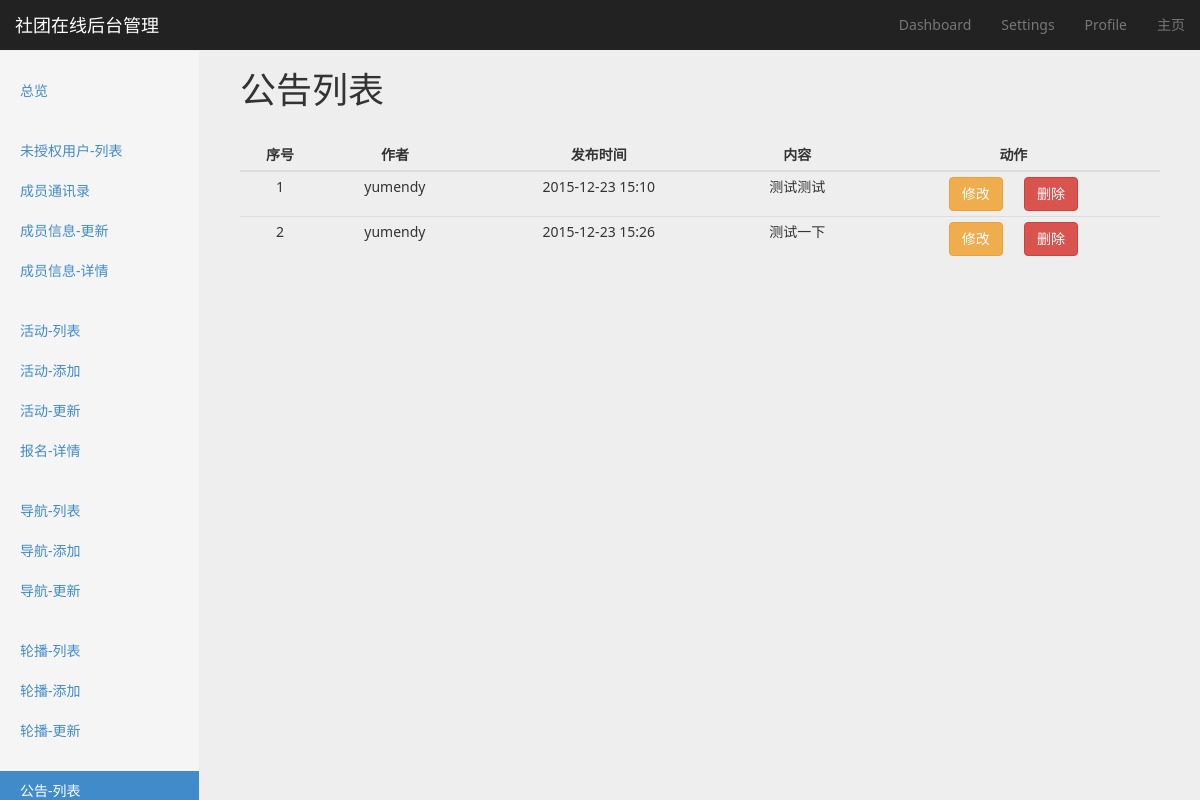
Before: /announcement/list/ with the older database file.
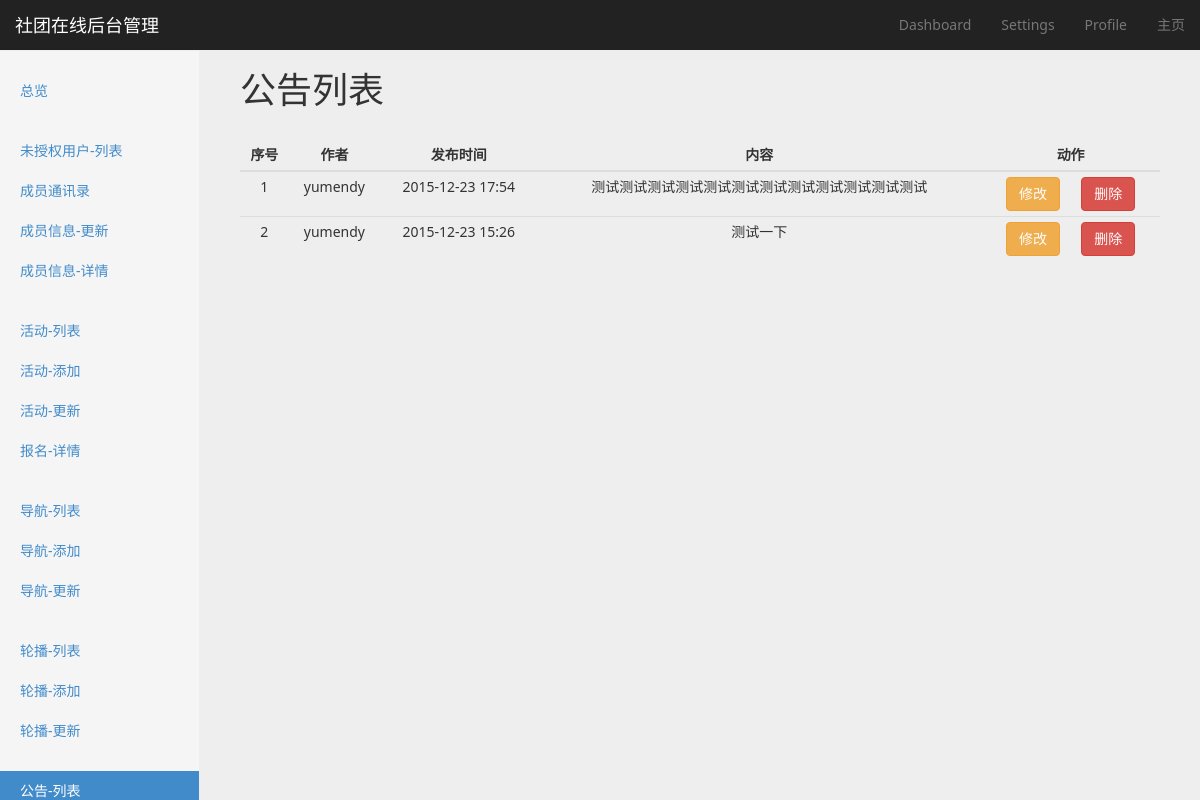
After: the same page with the newer database file.
### announcement/models.py (models this page shows, shortened)
class Announcement(models.Model):
    content = models.TextField()
    author = models.ForeignKey(User)
    create_time = models.DateTimeField(auto_now=True)

### announcement/views.py (the view)
class AnnouncementListView(BaseMixin, ListView):
    model = Announcement
    context_object_name = 'announcement_list'
    def get_context_data(self, *args, **kwargs):
        context = super(AnnouncementListView, self).get_context_data(*args, **kwargs)
        context['active_page'] = 'announcement-list'
        return context

### utils/common_mixin.py (called while the page is built)
    def get_context_data(self, *args, **kwargs):
        context = super(BaseMixin, self).get_context_data(**kwargs)
        context['COMMUNITY_NAME'] = COMMUNITY_NAME
        context['COMMUNITY_DESCRIPTION'] = COMMUNITY_DESCRIPTION
        context['PAGE_NUMBER'] = PAGE_NUMBER
        return context

### templates/announcement/announcement_list.html (shortened to what this page needs)
{% extends 'website/backend/settings/settings_base.html' %}
{% block option-title %}
    公告列表
{% endblock %}
{% block content %}
    <div class="col-md-12">
        <table class="table table-hover table-responsive table-condensed dashboard-table">
            <thead>
                <tr>
                    <th>序号</th>
                    <th>作者</th>
                    <th>发布时间</th>
                    <th>内容</th>
                    <th>动作</th>
                </tr>
            </thead>
            <tbody>
                {% for item in announcement_list %}
                    <tr>
                        <td>{{ forloop.counter }}</td>
                        <td>{{ item.author }}</td>
                        <td>{{ item.create_time|date:"Y-m-d" }}&nbsp;{{ item.create_time|time:"H:i" }}</td>
                        <td>{{ item.content }}</td>
                        <td>
                            <a href="{% url 'announcement-update' item.pk %}" class="btn btn-warning" role="button">修改</a>
                            <button class="btn btn-danger" role="button" data-id="{{ item.id }}">删除</button>
                        </td>
                    </tr>
                {% endfor %}
            </tbody>
        </table>
    </div>
{% endblock %}

Changed rows visible on the page:
changed Announcement: create_time "15:10" → "17:54"; content "测试测试" → "测试测试测试测试测试测试测试测试测试测试测试测试"
